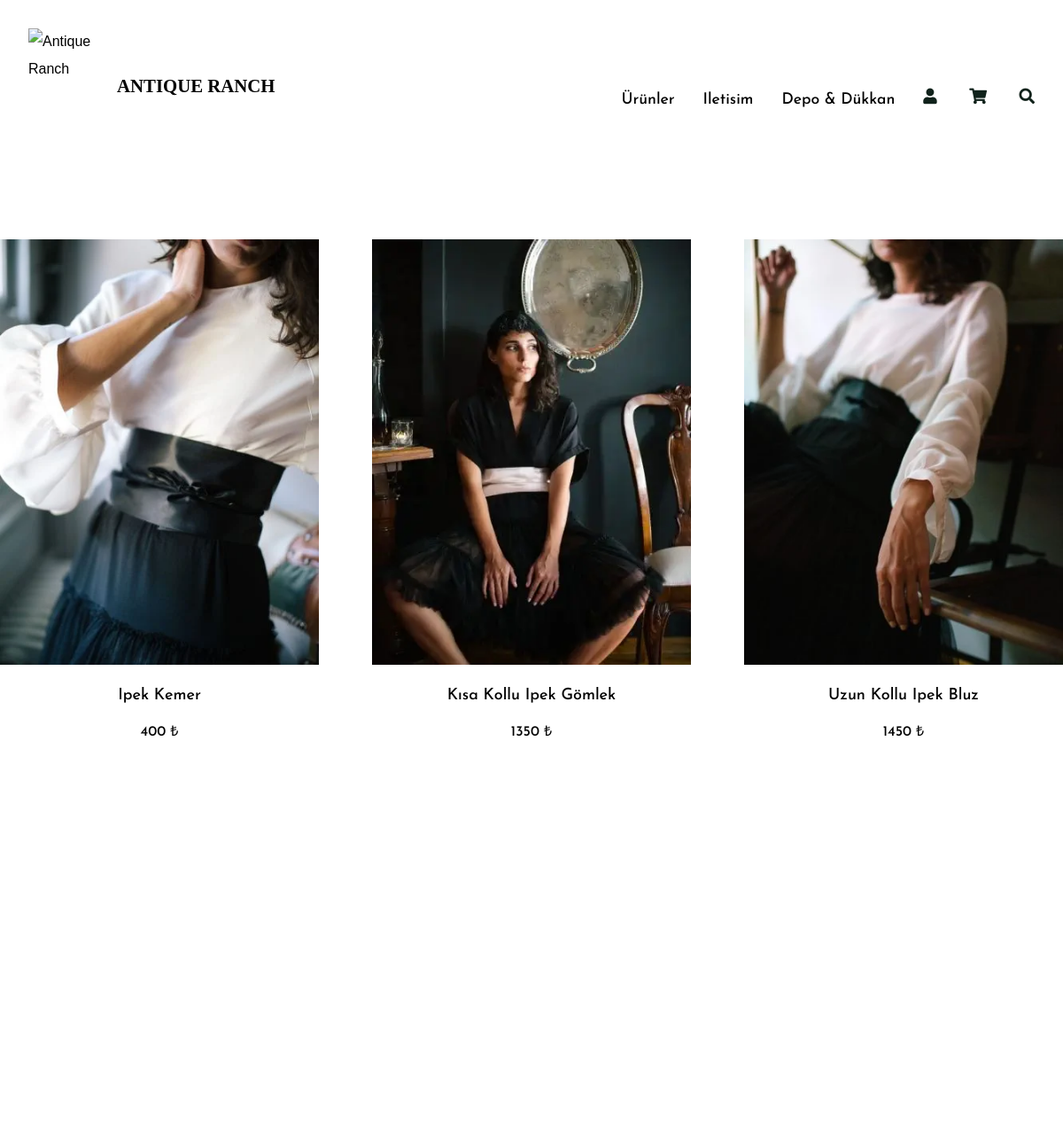
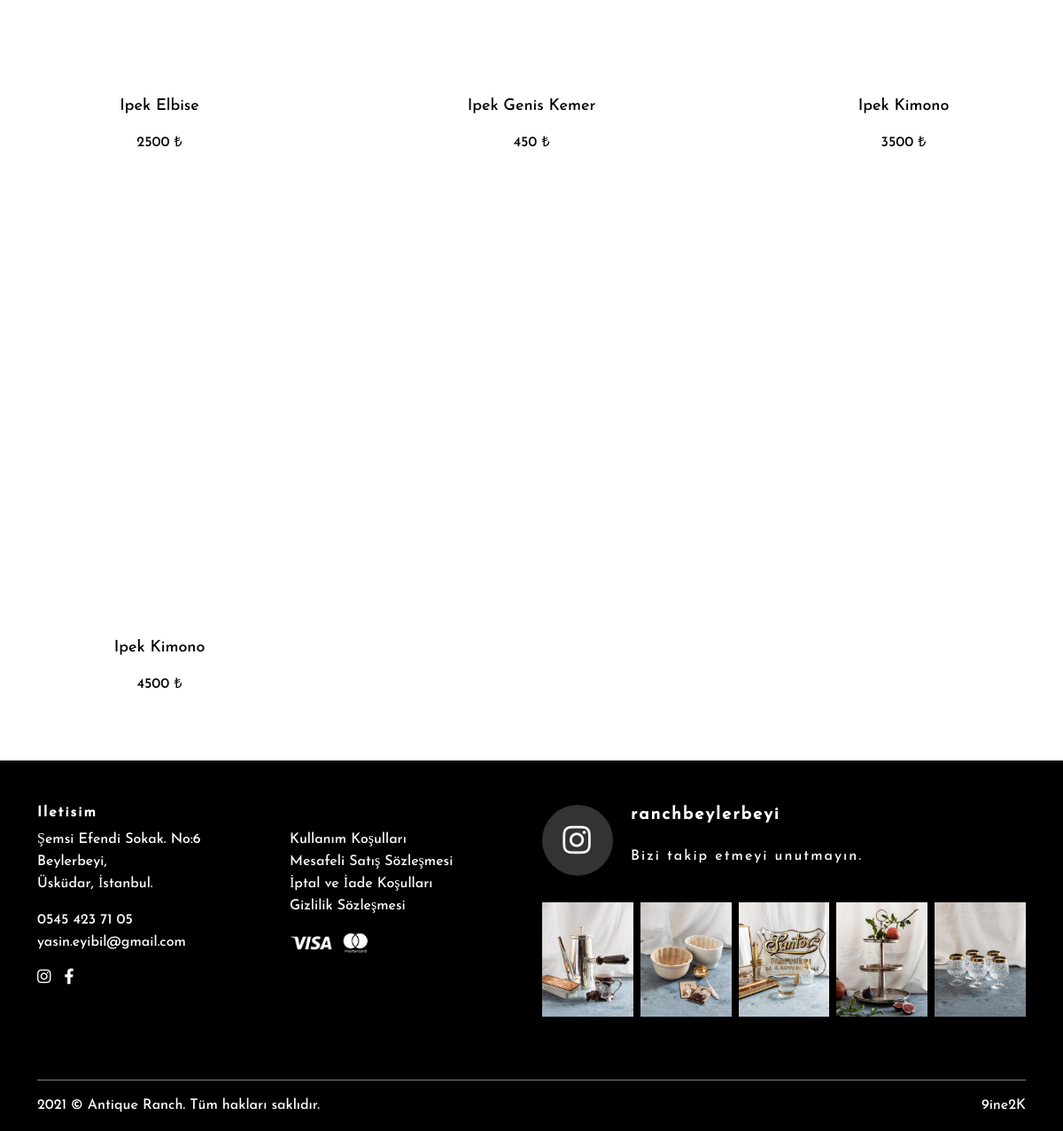
Page /magaza/ipek.php on the committed database (2 pictures, top to bottom).
### tables this page shows
CREATE TABLE IF NOT EXISTS `ipek` (
  `id` int(11) NOT NULL AUTO_INCREMENT,
  `product_name` varchar(255) NOT NULL,
  `detail` varchar(1000) NOT NULL,
  `price` varchar(255) NOT NULL,
  `img_url` varchar(255) NOT NULL,
  `link_url` varchar(255) NOT NULL,
  PRIMARY KEY (`id`)
);

### magaza/ipek.php (the view, shortened to what this page needs)
<?php require_once "lib/db.php";  ?>
<?php
  $sayfa="İpek";
  include "inc/ind-menu.php";
?>
  <?php
  $products= $db->query("SELECT * from ipek", PDO::FETCH_OBJ)->fetchAll();
  ?>
  <div class="Items" style="margin-top:250px; margin-bottom:50px;">
  <?php  foreach ($products as $product){  ?>
      <div class="Item">
        <a href=<?php echo $product->link_url; ?> class="Item__link">
          <div class="ImageContainer">
          </div>
        </a>
          <div class="Item__title"><a href=<?php echo $product->link_url; ?>><?php echo $product->product_name; ?></a></div>
          <div class="Item__price"><?php echo $product->price; ?> &#8378;</div>
      </div>
      <?php } ?>
</div>
<?php
  include "inc/ind-footer.php";
?>

### magaza/inc/ind-menu.php (shortened to what this page needs)
<!DOCTYPE html>
<html lang="en">
<head>
  <link rel="stylesheet" href="https://cdnjs.cloudflare.com/ajax/libs/font-awesome/5.15.4/css/all.min.css">
  <link rel="stylesheet" href="font/font.css">
  <link rel="stylesheet" href="css/bootstrap.css">
  <link rel="stylesheet" href="css/style.css">
  <link rel="stylesheet" href="https://cdn.jsdelivr.net/npm/boxicons@latest/css/boxicons.min.css" />
  <link rel="stylesheet" href="https://unpkg.com/swiper@7/swiper-bundle.min.css" />
</head>
<body>
  <header class="header">
    <a href="index.php" class="logo">
      <img src="image/logo.png" class="logoimg" alt="Antique ranch">
      <h3 id="<?php if ($sayfa != 'Online Mağaza') {
                echo 'logorenkk';
              } else {
                echo 'logorenk';
              } ?>">antique ranch</h3>
    </a>
    <nav class="navbar">
      <a href="urunler.php">Ürünler</a>
      <a href="iletisim.php">Iletisim</a>
      <a href="../Antique-Rach/index.php">depo & dükkan</a>
    </nav>
    <div class="icons">
      <?php
      include 'lib/setting.php';
      if (isset($_SESSION['Kullanici'])) {
      ?>
        <div class="btn-group">
          <button type="button" class="btn dropdown-toggle" data-bs-toggle="dropdown" aria-expanded="false">
            <i class="fas fa-user"></i>
          </button>
          <ul class="dropdown-menu">
            <li style="margin-left:-10px;"><a class="dropdown-item" href="#">
                <?php
                if (isset($_SESSION['Kullanici'])) {
                  echo $kullaniciadi . " " . $kullanicisoyad;
                }
                ?>
              </a></li>
            <li style="margin-left:-10px;">
              <hr class="dropdown-divider">
            </li>
            <li style="margin-left:-10px;"><a class="dropdown-item" href="logout.php">Çıkış Yap</a></li>
          </ul>
        </div>
        <a style="position:relative; top:8px;" href="sepet.php" class="fas fa-shopping-cart"></a>
        <div style="position:relative; top:8px;" id="search-btn" class="fas fa-search"></div>
      <?php
      } else {
      ?>
        <a href="kyt-ol.php" class="fas fa-user"></a>
        <a href="sepet.php" class="fas fa-shopping-cart"></a>
        <div id="search-btn" class="fas fa-search"></div>
      <?php
      }
      ?>
    </div>
  </header>

### magaza/inc/ind-footer.php (shortened to what this page needs)
 <footer class="site-footer">
    <div class="container">
      <div class="row">
        <div class="col-sm-6 col-lg-3">
          <h6>Iletisim</h6>
          <p class="text-justify">
            Şemsi Efendi Sokak. No:6 Beylerbeyi,<br> Üsküdar, İstanbul.
          </p>
          <p class="text-justifys">
            0545 423 71 05</br>
            <a href="mailto:yasin.eyibil@gmail.com">yasin.eyibil@gmail.com</a>
          </p>
          <p>
           <a href="#"><i class="fab fa-instagram ins2"></i></a>
           <a href="#"><i class="fab fa-facebook-f face"></i></a>
          </p>
        </div>
        <div class="col-sm-6 col-lg-3 py-4 my-2">
        <ul class="footer-links">
              <li><a href="kullanimkosullari.php">Kullanım Koşulları</a></li>
              <li><a href="satissozlesmesi.php">Mesafeli Satış Sözleşmesi</a></li>
              <li><a href="iadekosullar.php">İptal ve İade Koşulları</a></li>
              <li><a href="gizliliksozlesme.php">Gizlilik Sözleşmesi</a></li>
          </ul>
          <p>
            <img src="image/footer-visa.png" alt="Visa & MasterCard" width="90">
          </p>
        </div>
        <div class="col-sm-12 col-lg-6">
          <h6>
            <div class="footer-social">
              <a class="instagram" href="#">
                <i class="fab fa-instagram ins"></i>
              </a>
                <p class="footer-txt" style="cursor:pointer;">ranchbeylerbeyi
                  <span class="footer-txt-alt"><br><br>
                      Bizi takip etmeyi unutmayın.
                  </span>
                </p>
            </div>
          </h6>
          <div class="rows" style="position:relative; top:-55px;">
            <div class="col">
              <a href="#">
                <img class="img-fluid hvr" src="image/footer/footer-img1.jpg" alt="Sıcak Çikolata Cezvesi">
              </a>
            </div>
            <div class="col">
              <a href="#">
                <img class="img-fluid hvr" src="image/footer/footer-img2.jpg" alt="Seramik jöle kalıpları">
              </a>
            </div>
            <div class="col">
             <a href="#">
               <img class="img-fluid hvr" src="image/footer/footer-img3.jpg" alt="Parfüm standı ve güzel bir tabela">
              </a>
            </div>
            <div class="col">
              <a href="#">
                <img class="img-fluid hvr" src="image/footer/footer-img4.jpg" alt="Gümüş Kaplama Servis Tabağı">
              </a>
            </div>
            <div class="col">
              <a href="#">
                <img class="img-fluid hvr" src="image/footer/footer-img5.jpg" alt="Brandy kadehi takımı">
              </a>
            </div>
          </div>
        </div>
      </div>
      <hr>
    </div>
    <div class="container">
      <div class="row">
        <div class="col-md-8 col-sm-6 col-xs-12">
          <p class="copyright-text">2021 &copy; Antique Ranch. Tüm hakları saklıdır.
          </p>
        </div>
        <div class="col-md-4 col-sm-6 col-xs-12">
          <p style="text-align: right;">9ine2K</p>
        </div>
      </div>
    </div>
  </footer>
</body>
</html>

### magaza/css/style.css (style rules this page uses)
* { margin:0px; padding: 0px; outline: none; border: none; text-decoration: none; -webkit-transition: .2s linear; transition: .2s linear; -webkit-box-sizing: border-box; box-sizing: border-box; }
html { overflow-x: hidden; scroll-behavior: smooth; scroll-padding-top: 5rem; }
.header { position: fixed; top: 0; left: 0; right: 0; padding: 1rem 5%; z-index: 1000; display: -webkit-box; display: -ms-flexbox; display: flex; -webkit-box-align: center; -ms-flex-align: center; align-items: center; text-transform: capitalize; }
.header .logo { margin-right: auto; }
.header .navbar a { align-items: center; margin-top: 1rem; margin-left: 2rem; font-size: 1.1rem; color: black; font-family: 'josefin'; }
.header .icons a, .header .icons div { font-size: 1.1rem; margin-top: 1rem; margin-left: 2rem; cursor: pointer; color: #10221b; }
.header .logoimg { width:100px; float:left; padding:0 10px 10px 0; }
.header #logorenkk { float:left; color: black; margin-top: 3.3rem; font-family:'headers'; font-size: 1.3rem; text-decoration: none; text-transform: uppercase; }
@media (max-width: 1200px) { .header { padding: 2rem; } }
body { color:#000; overflow-x:hidden!important; -webkit-font-smoothing:antialiased; font-family:"Montserrat",sans-serif; font-weight:400; line-height:1.928em; text-transform:initial; }
img { max-width: 100%; display: block; aspect-ratio: auto 530/800; height:auto; }
a, p a { color: #000; text-decoration: none; -webkit-transition: color .2s ease-out; -moz-transition: color .2s ease-out; transition: color .2s ease-out; }
.Items { display: flex; align-items: center; flex-wrap: wrap; width: 100%; max-width: 1200px; margin: 0 auto; justify-content:space-between; }
.Item { padding: 20px 0; width: 30%; transition: box-shadow, 0.4s, ease-in-out; border-radius: 3px; }
.Item__link { text-decoration: none; }
.Item__title { text-align: center; font-family: "josefin"; font-size: 18px; color: #000; width: 100%; font-weight: 500; margin: 20px auto 0; -webkit-transition:opacity .3s ease-out; -moz-transition:opacity .3s ease-out; transition:opacity .3s ease-out; }
.Item__price { text-align: center; font-family: "josefin"; font-size: 1rem; margin-top: 10px; color: #000; }
.ImageContainer { position:relative; display:inline-block; width:100%; vertical-align:middle; overflow:hidden; object-fit: cover; }
* { scrollbar-width: auto; scrollbar-color: #dacd87 #ffffff; }
.site-footer { background-color:#000; padding:45px 0 0px; font-size:1rem; line-height: 25px; color:#fff; font-family: 'josefin'; }
.site-footer hr { border-top-color:#bbb; opacity:0.5; }
.site-footer h6 { color:#fff; font-size:16px; margin-top:5px; letter-spacing:2px; }
.text-justifys { font-weight: 550; }
.site-footer a { color:#fff; }
.footer-links { padding-left:0; list-style:none; }
.footer-links li { display:block; }
.footer-links a { color:#fff; }
.copyright-text { margin:0px 0px 10px 0px; }
.footer-social { padding-left:0; margin-bottom:0; }
.footer-social a { background-color:#333; font-size:16px; display:inline-block; vertical-align: middle; text-align: center; width:80px; height:80px; text-align:center; border-radius:100%; -webkit-transition:all .2s linear; -o-transition:all .2s linear; transition:all .2s linear; }
.ins { vertical-align: middle; color:#f9f7f5; font-size:36px; justify-content:center; align-items: center; line-height: 80px; font-weight: 400; }
.ins2 { -webkit-transition:all .2s linear; -o-transition:all .2s linear; transition:all .2s linear; padding: 0px 10px 0px 0px; font-size:1.1rem; }
.hvr { -webkit-transition:all .2s linear; -o-transition:all .2s linear; transition:all .2s linear; }
.face { -webkit-transition:all .2s linear; -o-transition:all .2s linear; transition:all .2s linear; font-size:1.1rem; }
.footer-txt { position:relative; top: -80px; left: 100px; font-weight: bold; font-size: 1.2rem; }
.footer-txt-alt { font-size: 1rem; font-weight:400; cursor:pointer; }
.rows { --bs-gutter-x: .5rem; --bs-gutter-y: 0; display: flex; flex-wrap: wrap; margin-top: calc(-1 * var(--bs-gutter-y)); margin-right: calc(-0.5 * var(--bs-gutter-x)); margin-left: calc(-0.5 * var(--bs-gutter-x)); }
.rows > * { flex-shrink: 0; width: 100%; max-width: 100%; padding-right: calc(var(--bs-gutter-x) * 0.5); padding-left: calc(var(--bs-gutter-x) * 0.5); margin-top: var(--bs-gutter-y); }

### rows in the picture
ipek: product_name "Ipek Kemer", price "400"
ipek: product_name "Kısa Kollu Ipek Gömlek", price "1350"
ipek: product_name "Uzun Kollu Ipek Bluz", price "1450"
ipek: product_name "Ipek Elbise", price "2500"
ipek: product_name "Ipek Genis Kemer", price "450"
ipek: product_name "Ipek Kimono", price "3500"
ipek: product_name "Ipek Kimono", price "4500"
